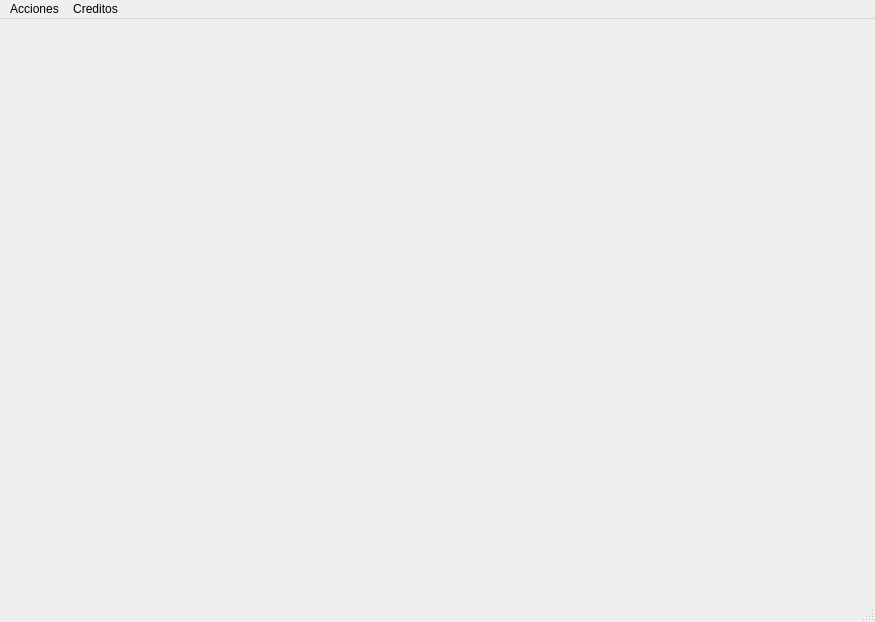
<?xml version="1.0" encoding="UTF-8"?>
<ui version="4.0">
 <class>main</class>
 <widget class="QMainWindow" name="main">
  <property name="geometry">
   <rect>
    <x>0</x>
    <y>0</y>
    <width>875</width>
    <height>622</height>
   </rect>
  </property>
  <property name="windowTitle">
   <string>Gasolinera las Palmas</string>
  </property>
  <widget class="QWidget" name="centralwidget"/>
  <widget class="QMenuBar" name="menubar">
   <property name="geometry">
    <rect>
     <x>0</x>
     <y>0</y>
     <width>875</width>
     <height>20</height>
    </rect>
   </property>
   <widget class="QMenu" name="menuArchivo">
    <property name="title">
     <string>Acciones</string>
    </property>
    <addaction name="btn_new_user"/>
    <addaction name="btn_new_personal"/>
    <addaction name="btn_user"/>
    <addaction name="btn_personal"/>
    <addaction name="btn_primera_quincena"/>
    <addaction name="btn_segunda_quincena"/>
   </widget>
   <widget class="QMenu" name="menuCreditos">
    <property name="title">
     <string>Creditos</string>
    </property>
    <addaction name="actionDesarrolladores"/>
   </widget>
   <addaction name="menuArchivo"/>
   <addaction name="menuCreditos"/>
  </widget>
  <widget class="QStatusBar" name="statusbar"/>
  <action name="actionDesarrolladores">
   <property name="text">
    <string>Desarrolladores</string>
   </property>
  </action>
  <action name="btn_new_user">
   <property name="text">
    <string>Nuevo Usuario</string>
   </property>
   <property name="shortcut">
    <string>Ctrl+R</string>
   </property>
  </action>
  <action name="btnReportarTransferencias">
   <property name="text">
    <string>Reportar Transferencias</string>
   </property>
  </action>
  <action name="btnHistorialTransferencias">
   <property name="text">
    <string>Historial de Transferencias</string>
   </property>
  </action>
  <action name="btn_new_personal">
   <property name="text">
    <string>Nuevo Personal</string>
   </property>
  </action>
  <action name="btn_user">
   <property name="text">
    <string>Usuarios</string>
   </property>
  </action>
  <action name="btn_personal">
   <property name="text">
    <string>Personal</string>
   </property>
  </action>
  <action name="btn_primera_quincena">
   <property name="text">
    <string>Primera Quincena</string>
   </property>
  </action>
  <action name="btn_segunda_quincena">
   <property name="text">
    <string>Segunda Quincena</string>
   </property>
  </action>
 </widget>
 <resources/>
 <connections/>
</ui>
